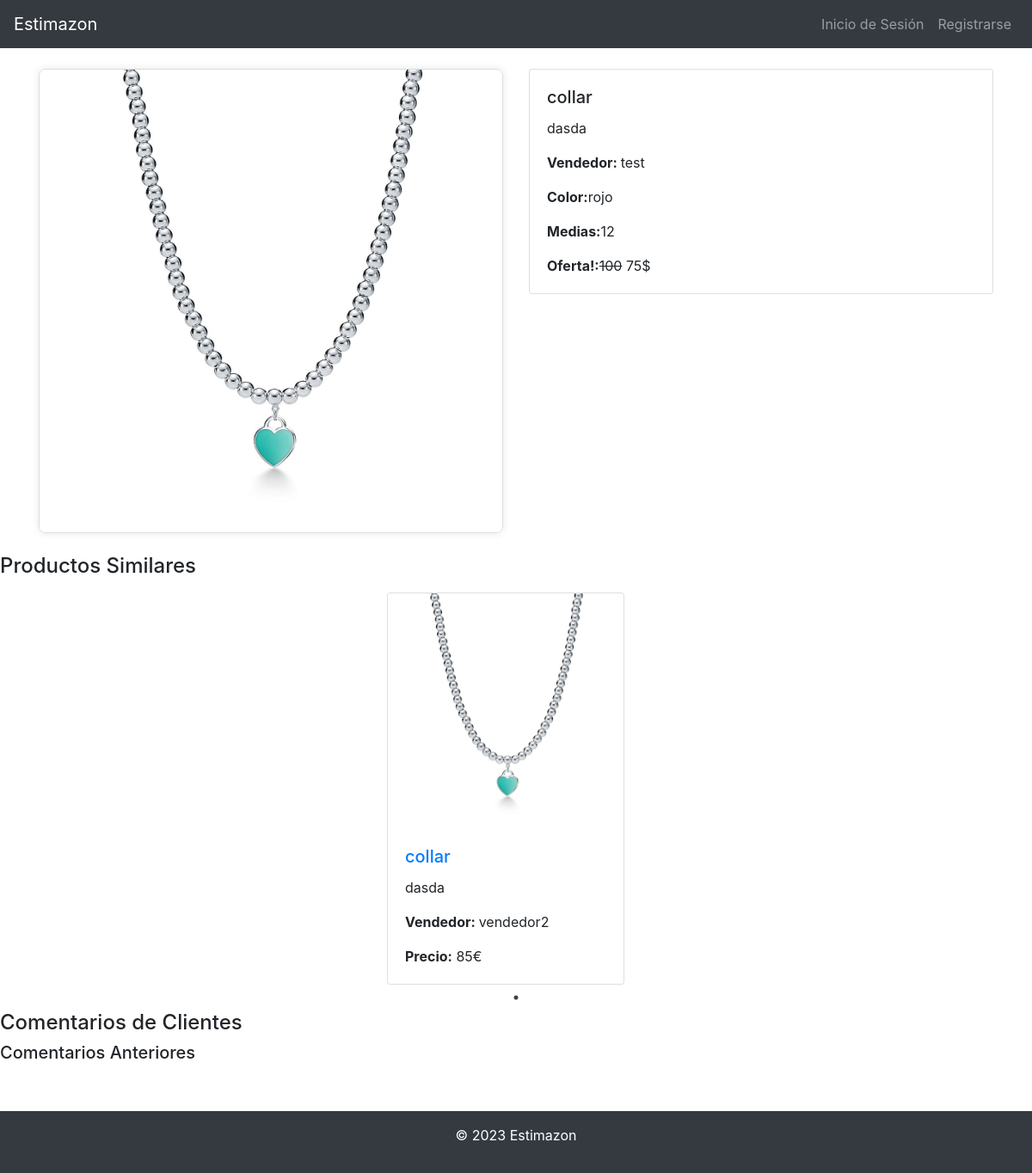
The app's page /details.php?producto=1 with its own data.
### tables this page shows
CREATE TABLE `producto` (
  `pro_id` int(10) NOT NULL,
  `pro_nombre` varchar(25) NOT NULL,
  `pro_descripcion` varchar(100) NOT NULL,
  `pro_medidas` varchar(25) NOT NULL,
  `pro_color` varchar(25) NOT NULL,
  `pro_imagen` varchar(25) NOT NULL,
  `pro_cantidad` int(3) NOT NULL,
  `pro_precio` int(4) NOT NULL,
  `pro_oferta` tinyint(1) NOT NULL,
  `pro_descuento` int(2) NOT NULL,
  `pro_ven_id` int(5) NOT NULL
);

CREATE TABLE `vendedor` (
  `ven_id` int(5) NOT NULL,
  `ven_dni` varchar(15) NOT NULL,
  `ven_nombre` varchar(25) NOT NULL,
  `ven_apellido1` varchar(50) NOT NULL,
  `ven_apellido2` varchar(50) DEFAULT NULL,
  `ven_usuario` varchar(25) NOT NULL,
  `ven_contraseña` varchar(25) NOT NULL,
  `ven_telefono` varchar(15) NOT NULL,
  `ven_estado` varchar(15) DEFAULT 'FIABLE'
);

### details.php (the view, shortened to what this page needs)
<!doctype html>
<html lang="es">
<head>
    <link rel="stylesheet" href="https://stackpath.bootstrapcdn.com/bootstrap/4.3.1/css/bootstrap.min.css">
    <link rel="stylesheet" type="text/css" href="https://cdn.jsdelivr.net/npm/slick-carousel@1.8.1/slick/slick.css" />
    <link rel="stylesheet" type="text/css" href="https://cdn.jsdelivr.net/npm/slick-carousel@1.8.1/slick/slick-theme.css" />
</head>
<body>
    <header>
        <nav class="navbar navbar-expand-lg navbar-dark bg-dark">
            <a class="navbar-brand" href="./home.php">Estimazon</a>
            <div class="collapse navbar-collapse" id="navbarNav">
                <ul class="navbar-nav ml-auto">
                    <?php
                    if (isset($_COOKIE["usuario"])) {
                        echo '<li class="nav-item">';
                        echo '<a class="nav-link">Logeado con ' . $_COOKIE["usuario"] . "</a>";
                        echo '</li>';
                        echo '<li class="nav_item">';
                        echo '<a class="nav-link" href="./account/closeAccount.php">Cerrar Sesión</a>';
                        echo '</li>';
                    } else {
                        echo '<li class="nav_item">';
                        echo '<a class="nav-link" href="./login.php">Inicio de Sesión</a>';
                        echo '</li>';
                        echo '<li class="nav_item">';
                        echo '<a class="nav-link" href="./register.php">Registrarse</a>';
                        echo '</li>';
                    }
                    ?>
                </ul>
            </div>
        </nav>
    </header>
    <main>
        <div class="container mt-4">
            <div class="row">
                <?php
                include 'Test/config.php';
                $instruccion = "SELECT pro_nombre,pro_descripcion,pro_color,pro_medidas, pro_precio, pro_oferta, pro_cantidad, pro_descuento, pro_imagen, ven_usuario FROM producto INNER JOIN vendedor ON pro_ven_id = ven_id WHERE pro_id=" . $_GET["producto"];
                $res = mysqli_query($conn, $instruccion);
                $fila = mysqli_fetch_assoc($res);
                echo '<div class="col-md-6">';
                    echo '<div class="product-image-container">';
                    echo '<img src="./img/'. $fila["pro_imagen"] . '" class="card-img-top h-50" alt="Producto 1">';
                    echo '</div>';
                echo '</div>';
                echo '<div class="col-md-6">';
                    echo '<div class="card">';
                        echo '<div class="card-body">';
                            echo '<h5 class="card-title">' . $fila["pro_nombre"] . '</h5>';
                            echo '<p class="card-text">' . $fila["pro_descripcion"] .'</p>';
                            echo '<p class="card-text"><strong> Vendedor: </strong>' . $fila["ven_usuario"] . '</p>';
                            echo '<p class="card-text"><strong>Color:</strong>' . $fila["pro_color"] . "</p>";
                            echo '<p class="card-text"><strong>Medias:</strong>' . $fila["pro_medidas"] . "</p>";
                            if($fila["pro_oferta"]){
                                echo '<p class="card-text"><strong>Oferta!:</strong><del>' .  $fila["pro_precio"]. '</del> '. ($fila["pro_precio"] - $fila["pro_precio"]*$fila["pro_descuento"]*0.01) . "$</div>";
                            }else{
                                echo '<p class="card-text"><strong>Precio:</strong>' . $fila["pro_precio"] . "$</div>";
                            }
                        echo '</div>';
                    echo '</div>';
                ?>
                </div>
            </div>
            <div class="mt-4">
                <h4>Productos Similares</h4>
                <div id="similarProductsSlider" class="slick-slider mt-3">
                    <?php
                        include 'Test/config.php';
                        $instruccion = "SELECT pro_nombre FROM producto WHERE pro_id = " . $_GET["producto"];
                        $res = mysqli_query($conn, $instruccion);
                        $fila = mysqli_fetch_assoc($res);
                        $instruccion = "SELECT pro_id, pro_nombre,pro_descripcion, pro_precio, pro_imagen, ven_usuario FROM producto INNER JOIN vendedor ON pro_ven_id = ven_id WHERE pro_id  != ". $_GET["producto"] ." AND pro_nombre LIKE " . "'%" . $fila["pro_nombre"] . "%'" ;
                        $res = mysqli_query($conn,$instruccion);
                        while ($fila = mysqli_fetch_assoc($res)){
                            echo '<div class="card h-100 mr-4">';
                            echo '<img src="./img/'. $fila["pro_imagen"] . '" class="card-img-top h-50" alt="Producto 1">';
                            echo '<div class="card-body">';
                                echo '<h5 class="card-title">' . '<a  href="./details.php?producto=' . $fila["pro_id"] . '">' . $fila["pro_nombre"] . '</a>' . "</h5>";
                                echo '<p class="card-text">' . $fila["pro_descripcion"] . '</p>';
                                echo '<p class="card-text"><strong> Vendedor: </strong>' . $fila["ven_usuario"] . '</p>';
                                echo '<p class="card-text"><strong>Precio:</strong> ' . $fila["pro_precio"] . '€</p>';
                                echo '</div>';
                            echo '</div>';
                        }
                    ?>
                </div>
            </div>
            <div class="comments-section">
                <h4>Comentarios de Clientes</h4>
            <?php
                    echo '<div class="comment-list">';
                        echo '<h5>Comentarios Anteriores</h5>';
                    echo '</div>';
            ?>
            </div>
    </main>
    <footer class="footer py-3 bg-dark text-white mt-5">
        <div class="container text-center">
            <p>&copy; 2023 Estimazon</p>
        </div>
    </footer>
</body>
</html>

### details.php (style rules this page uses)
.navbar { background-color: #343a40; }
.footer { background-color: #343a40; color: #ffffff; }
.product-image-container { border: 1px solid #ddd; border-radius: 8px; overflow: hidden; box-shadow: 0 0 10px rgba(0, 0, 0, 0.1); }
.product-image-container img { width: 100%; height: auto; }
.comments-section { margin-top: 20px; margin-bottom: 20px; }

### records on screen
producto: pro_imagen (picture), pro_nombre "collar", pro_descripcion "dasda", pro_ven.ven_usuario "test", pro_color "rojo", pro_medidas "12", pro_precio "100", $fila["pro_precio"] - $fila["pro_precio"]*$fila["pro_descuento"]*0.01 "75"
producto: pro_imagen (picture), pro_nombre "collar", pro_descripcion "dasda", pro_ven.ven_usuario "vendedor2", pro_precio "85"
